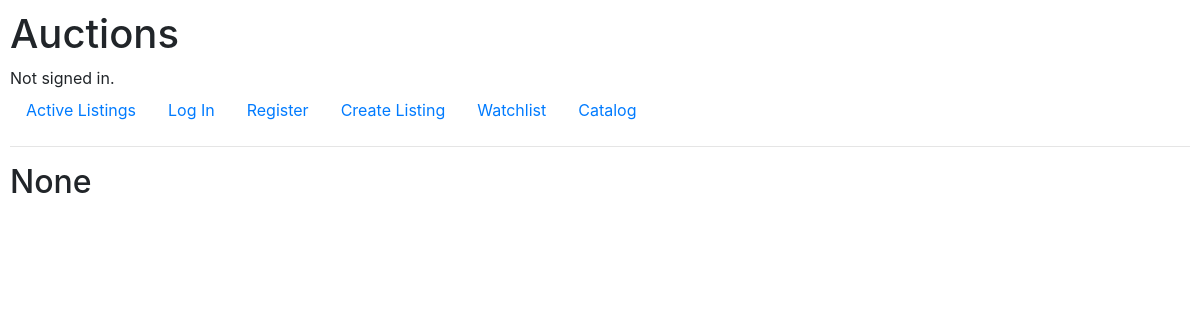
Page /categories/None on the earlier database version.
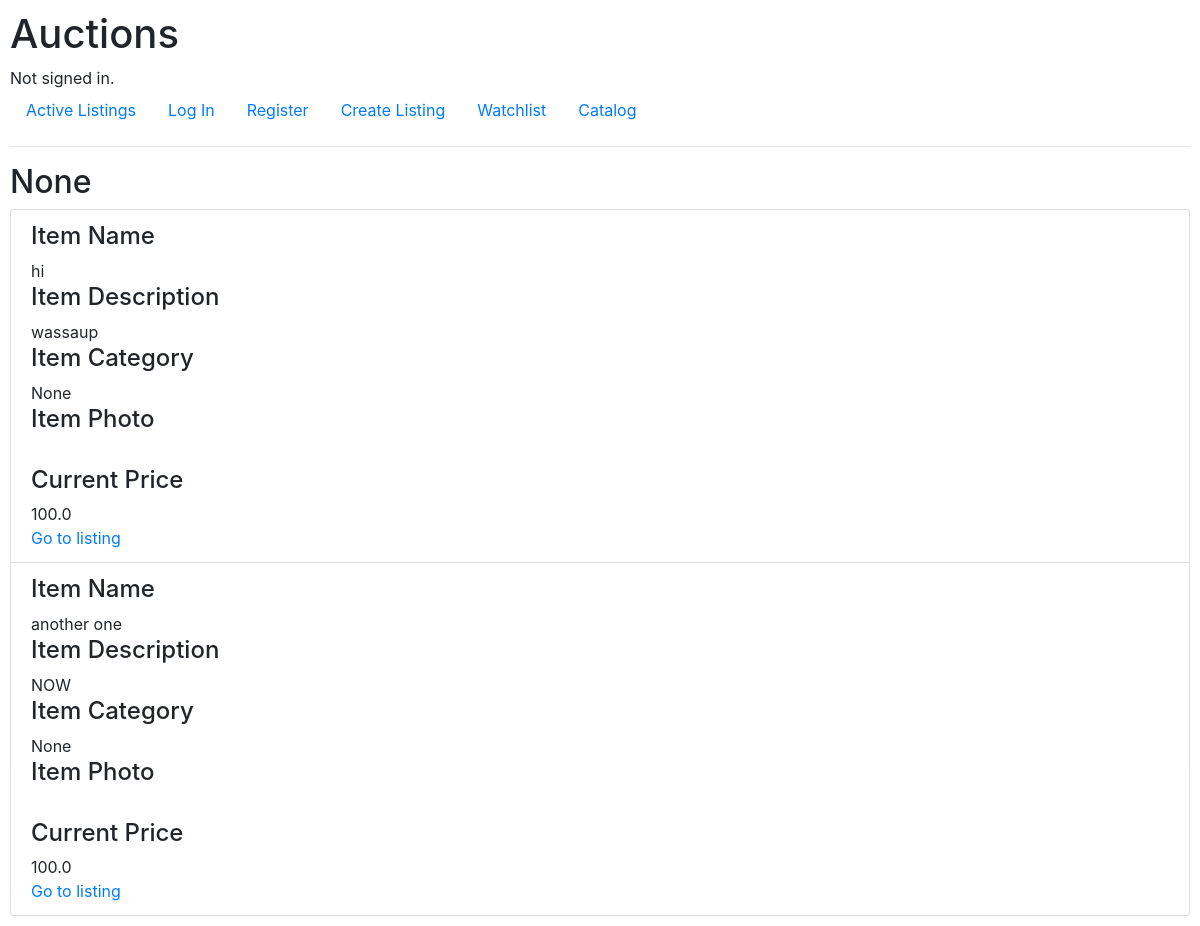
Same page on the later database version.
### auctions/models.py (models this page shows, shortened)
class Listing(models.Model):
    item_name = models.CharField(max_length=100)
    item_description = models.TextField()
    item_category = models.CharField(max_length=100, default="None")
    item_photo = models.CharField(max_length=100, blank=True)
    starting_price = models.FloatField()
    closed = models.BooleanField(default=False)
    listing_user = models.ForeignKey(settings.AUTH_USER_MODEL, on_delete=models.CASCADE)

### auctions/views.py (the view)
# urls.py: path("categories/<slug:category>", views.category, name="category"),
def category(request, category):
    listing_set = []
    listings = Listing.objects.filter(item_category=category).filter(closed=False).all()
    for listing in listings:
        try:
            listing_set.append([listing, Bid.objects.filter(item__id=listing.id).order_by('-current_amount').first()])
        except:
            listing_set.append([listing, None])
    return render(request, "auctions/category.html", {
        "listings":listing_set,
        "category":category
    })

### auctions/templates/auctions/category.html (shortened to what this page needs)
{% extends "auctions/layout.html" %}
{% block body %}
    <h2>{{ category }}</h2>
    <ul class="list-group">
    {% for listing in listings %}
        <li class="list-group-item">
            <div>
                <h4>
                    Item Name
                </h4>
                {{ listing.0.item_name }}
            </div>
            <div>
                <h4>
                    Item Description
                </h4>
                {{ listing.0.item_description }}
            </div>
            <div>
                <h4>
                    Item Category
                </h4>
                {{ listing.0.item_category }}
            </div>
            <div>
                <h4>
                    Item Photo
                </h4>
            </div>
            <div>
                <h4>
                    Current Price
                </h4>
                {% if listing.1 == None %}
                {{ listing.0.starting_price }}
                {% else %}
                {{ listing.1.current_amount }}
                {% endif %}
            </div>
            <div>
                <a href="{% url 'listing' id=listing.0.id %}">Go to listing</a>
            </div>
        </li>
    {% endfor %}
    </ul>
{% endblock %}

Differences in the rows shown:
now on this page (row edited): Listing: item_name "hi", item_description "wassaup", item_category "None", starting_price "100.0"
now on this page (row edited): Listing: item_name "another one", item_description "NOW", item_category "None", starting_price "100.0"
